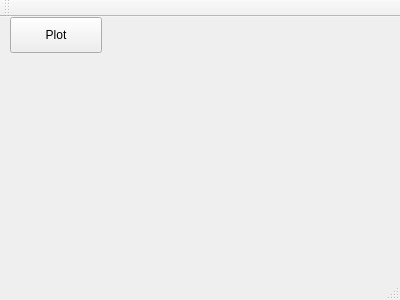
<?xml version="1.0" encoding="UTF-8"?>
<ui version="4.0">
 <class>MainWindow</class>
 <widget class="QMainWindow" name="MainWindow">
  <property name="geometry">
   <rect>
    <x>0</x>
    <y>0</y>
    <width>400</width>
    <height>300</height>
   </rect>
  </property>
  <property name="windowTitle">
   <string>MainWindow</string>
  </property>
  <widget class="QWidget" name="centralWidget">
   <widget class="QVTKOpenGLWidget" name="vtkWidget" native="true">
    <property name="geometry">
     <rect>
      <x>10</x>
      <y>40</y>
      <width>371</width>
      <height>201</height>
     </rect>
    </property>
   </widget>
   <widget class="QPushButton" name="pushButton">
    <property name="geometry">
     <rect>
      <x>10</x>
      <y>0</y>
      <width>92</width>
      <height>36</height>
     </rect>
    </property>
    <property name="text">
     <string>Plot</string>
    </property>
   </widget>
  </widget>
  <widget class="QMenuBar" name="menuBar">
   <property name="geometry">
    <rect>
     <x>0</x>
     <y>0</y>
     <width>400</width>
     <height>28</height>
    </rect>
   </property>
  </widget>
  <widget class="QToolBar" name="mainToolBar">
   <attribute name="toolBarArea">
    <enum>TopToolBarArea</enum>
   </attribute>
   <attribute name="toolBarBreak">
    <bool>false</bool>
   </attribute>
  </widget>
  <widget class="QStatusBar" name="statusBar"/>
 </widget>
 <layoutdefault spacing="6" margin="11"/>
 <customwidgets>
  <customwidget>
   <class>QVTKOpenGLWidget</class>
   <extends>QWidget</extends>
   <header location="global">QVTKOpenGLWidget.h</header>
  </customwidget>
 </customwidgets>
 <resources/>
 <connections/>
</ui>
